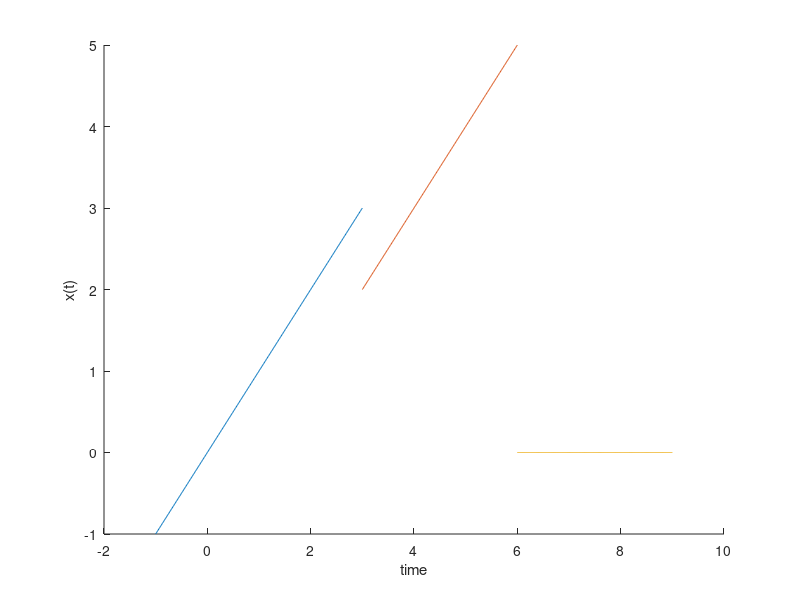

This figure's MATLAB source:

t1 = [-1:0.01:3];
x1 = t1;
t2 = [3:0.01:6];
x2 = [t2 - 1];
t3 = [6:0.01:9]
x3 = [zeros(1,301)];
hold on;
plot(t1,x1)
plot(t2,x2)
plot(t3,x3)
xlabel('time')
ylabel('x(t)')